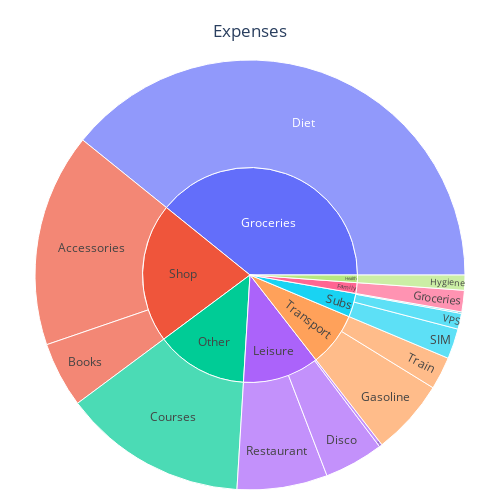

Notebook code for this chart:
### Code cell
df_expenses = extract_hist_expenses(dfl[1])
fig = plot_hist_expenses(df_expenses)
#fig = PF_Plot.plot_hist_expenses(df_year_expenses, plot_categories = True)
fig.show()

### Figure 1 — Plotly figure (JSON) as saved in the notebook; plotly's stock layout.template omitted (floating-point values rounded to 4 significant figures)
{"data": [{"branchvalues": "total", "ids": ["Shop/Accessories", "Subs/Bank", "Shop/Books", "Other/Courses", "Groceries/Diet", "Leisure/Disco", "Leisure/Drink", "Transport/Gasoline", "Family/Groceries", "Health/Hygiene", "Leisure/Restaurant", "Subs/SIM", "Transport/Train", "Subs/VPS", "Family", "Groceries", "Health", "Leisure", "Other", "Shop", "Subs", "Transport"], "labels": ["Accessories", "Bank", "Books", "Courses", "Diet", "Disco", "Drink", "Gasoline", "Groceries", "Hygiene", "Restaurant", "SIM", "Train", "VPS", "Family", "Groceries", "Health", "Leisure", "Other", "Shop", "Subs", "Transport"], "parents": ["Shop", "Subs", "Shop", "Other", "Groceries", "Leisure", "Leisure", "Transport", "Family", "Health", "Leisure", "Subs", "Transport", "Subs", "", "", "", "", "", "", "", ""], "type": "sunburst", "values": [141.1, 1, 43.27, 121.7, 344.2, 39.2, 2, 50, 14.16, 10, 59.7, 20, 21.6, 10.43, 14.16, 344.2, 10, 100.9, 121.7, 184.3, 31.43, 71.6]}], "layout": {"height": 500, "margin": {"b": 10, "l": 10, "r": 10, "t": 60}, "title": {"text": "Expenses", "x": 0.5, "y": 0.95}, "width": 500}}
